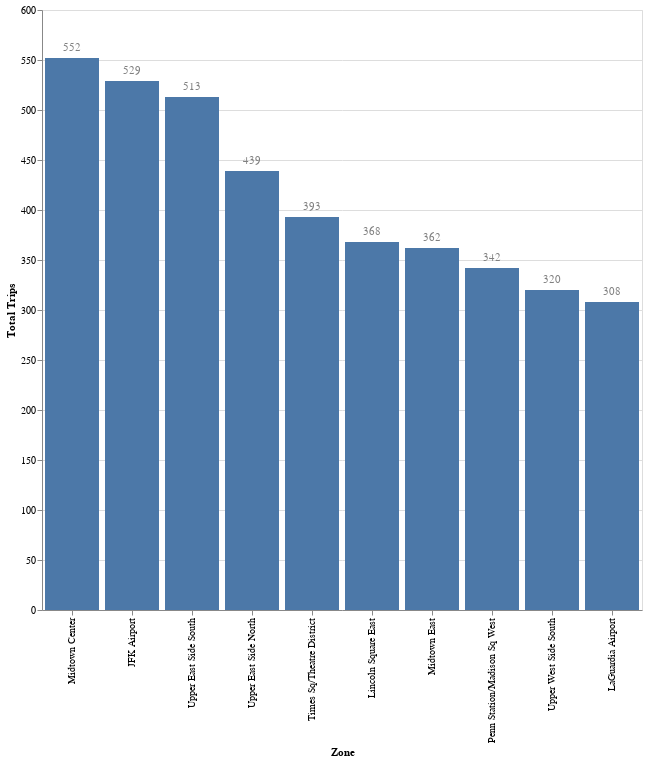

Notebook cell for this chart:
### Markdown cell above
### Top 10 pickup zones by trip count

### Code cell
import altair as alt

sample = df.sample(n = 10000, seed=42)


con = duckdb.connect()
result = con.execute('''
SELECT PULocationID, l.Zone,
COUNT(*) AS total_trips 
FROM sample
JOIN lut l
ON PULocationID = l.LocationID
GROUP BY PULocationID, l.Zone
ORDER BY total_trips DESC
LIMIT 10;
                    
''').fetchdf()

# Query reused from the notebook


bar_chart = alt.Chart(result).mark_bar().encode(
    x = alt.X("Zone", sort = None),
    y = alt.X("total_trips", title = "Total Trips"),
).properties(
    height = 600,
    width = 600
)

text = bar_chart.mark_text(             # Added number above bars for clarity
    align='center',
    baseline='middle',
    dy=-10,                             # Raise the number
    color = 'grey'
).encode(
    text='total_trips:Q'
)

bar_chart + text

### Figure 1 — Vega-Lite specification as saved in the notebook (floating-point values rounded to 4 significant figures)
{"config": {"view": {"continuousWidth": 300, "continuousHeight": 300}}, "layer": [{"mark": {"type": "bar"}, "encoding": {"x": {"field": "Zone", "sort": null, "type": "nominal"}, "y": {"field": "total_trips", "title": "Total Trips", "type": "quantitative"}}}, {"mark": {"type": "text", "align": "center", "baseline": "middle", "color": "grey", "dy": -10}, "encoding": {"text": {"field": "total_trips", "type": "quantitative"}, "x": {"field": "Zone", "sort": null, "type": "nominal"}, "y": {"field": "total_trips", "title": "Total Trips", "type": "quantitative"}}}], "data": {"name": "data-44d95d80e41b07c47b8d601aa8890264"}, "height": 600, "width": 600, "$schema": "https://vega.github.io/schema/vega-lite/v6.1.0.json", "datasets": {"data-44d95d80e41b07c47b8d601aa8890264": [{"PULocationID": 161, "Zone": "Midtown Center", "total_trips": 552}, {"PULocationID": 132, "Zone": "JFK Airport", "total_trips": 529}, {"PULocationID": 237, "Zone": "Upper East Side South", "total_trips": 513}, {"PULocationID": 236, "Zone": "Upper East Side North", "total_trips": 439}, {"PULocationID": 230, "Zone": "Times Sq/Theatre District", "total_trips": 393}, {"PULocationID": 142, "Zone": "Lincoln Square East", "total_trips": 368}, {"PULocationID": 162, "Zone": "Midtown East", "total_trips": 362}, {"PULocationID": 186, "Zone": "Penn Station/Madison Sq West", "total_trips": 342}, {"PULocationID": 239, "Zone": "Upper West Side South", "total_trips": 320}, {"PULocationID": 138, "Zone": "LaGuardia Airport", "total_trips": 308}]}}
